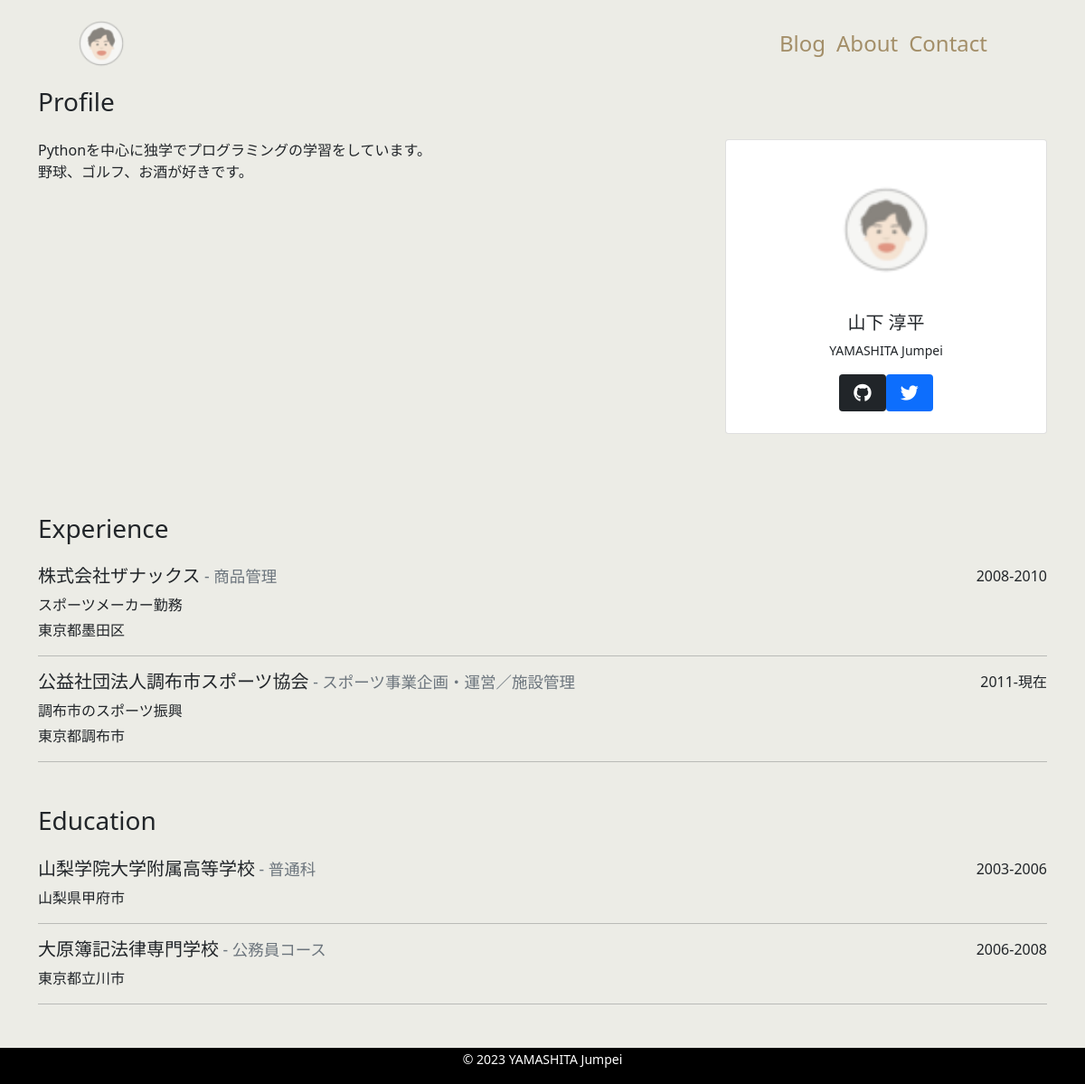
The page /about/ on the database its author committed.
### mysite/models.py (models this page shows, shortened)
class Profile(models.Model):
    title = models.CharField('タイトル', max_length=100, null=True, blank=True)
    subtitle = models.CharField('サブタイトル', max_length=100, null=True, blank=True)
    name = models.CharField('名前', max_length=100)
    introduction = models.TextField('自己紹介')
    github = models.CharField('github', max_length=100, null=True, blank=True)
    twitter = models.CharField('twitter', max_length=100, null=True, blank=True)
    topimage = models.ImageField(upload_to='images', verbose_name='トップ画像')
    subimage = models.ImageField(upload_to='images', verbose_name='サブ画像')

class Experience(models.Model):
    occupation = models.CharField('職種', max_length=100)
    company = models.CharField('会社', max_length=100)
    description = models.TextField('説明')
    place = models.CharField('場所', max_length=100)
    period = models.CharField('期間', max_length=100)

class Education(models.Model):
    course = models.CharField('コース', max_length=100)
    school = models.CharField('学校', max_length=100)
    place = models.CharField('場所', max_length=100)
    period = models.CharField('期間', max_length=100)

### mysite/views.py (the view)
# urls.py: path('about/', views.AboutView.as_view(), name='about')
class AboutView(View):
    def get(self, request, *args, **kwargs):
        profile_data = Profile.objects.all()
        if profile_data.exists():
            profile_data = profile_data.order_by('-id')[0]
        experience_data = Experience.objects.order_by('id')
        education_data = Education.objects.order_by('id')
        return render(request, 'mysite/about.html', {
                      'profile_data': profile_data,
                      'experience_data': experience_data,
                      'education_data': education_data,
                      })

### mysite/templates/mysite/about.html
{% extends 'mysite/base.html' %}
{% block content %}
<div class="container">
    <h3 class="mb-4">Profile</h3>
    <div class="mb-5">
        <div class="row">
            <div class="col-md-8">
                <p>{{ profile_data.introduction|linebreaksbr }}</p>
            </div>
            <div class="col-md-4">
                <div class="card text-center px-5 py-4">
                    <div class="avatar mb-3">
                        <img src="{{ profile_data.subimage.url }}" alt="" class="card-img-top rounded-circle">
                    </div>
                    <h5 class="font-weight-bolder">{{ profile_data.name }}</h5>
                    <p class="mb-3 small text-center">{{ profile_data.title}}</p>
                    <div class="d-flex justify-content-center">
                        {% if profile_data.github %}
                        <a href="{{profile_data.github}}" target="_blank">
                            <i class="fa-brands fa-github fa-lg rounded btn-dark icon"></i></a>
                        {% endif %}
                        {% if profile_data.twitter %}
                        <a href="{{profile_data.twitter}}" target="_blank">
                            <i class="fa-brands fa-twitter fa-lg rounded btn-primary icon"></i></a>
                        {% endif %}
                    </div>
                </div>
            </div>
        </div>
    </div>
</div>
<div class="container">
    <div class="h3 mb-4">Experience</div>
    <div class="mb-5">
        {% for experience in experience_data %}
        <div class="d-flex justify-content-between">
            <h5>{{ experience.company }}<span class="small text-secondary"> - {{ experience.occupation }}</span></h5>
            <p class="mb-1">{{ experience.period }}</p>
        </div>
        <p class="mb-1">{{ experience.description|linebreaksbr }}</p>
        <p>{{ experience.place }}</p>
        <hr>
        {% endfor %}
    </div>
    <div class="h3 mb-4">Education</div>
    <div class="mb-5">
        {% for education in education_data %}
        <div class="d-flex justify-content-between">
            <h5>{{ education.school }}<span class="small text-secondary"> - {{ education.course }}</span></h5>
            <p class="mb-1">{{ education.period }}</p>
        </div>
        <p>{{ education.place }}</p>
        <hr>
        {% endfor %}
    </div>
</div>
{% endblock content %}

### mysite/static/css/style.css (style rules this page uses)
* { padding: 0; margin: 0; box-sizing: border-box; }
body { background-color: #ECECE6; display: flex; flex-flow: column; min-height: 100vh; }
.card { background-color: white; margin-bottom: 5vh; }
.avatar img { max-width: 150px; max-height: 150px; }
.icon { padding: 20px 16px; }

### rows shown on the page
Profile: introduction "Pythonを中心に独学でプログラミングの学習をしています。 野球、ゴルフ、お酒が好きです。", subimage (picture), name "山下 淳平", title "YAMASHITA Jumpei"
Experience: company "株式会社ザナックス", occupation "商品管理", period "2008-2010", description "スポーツメーカー勤務", place "東京都墨田区"
Experience: company "公益社団法人調布市スポーツ協会", occupation "スポーツ事業企画・運営／施設管理", period "2011-現在", description "調布市のスポーツ振興", place "東京都調布市"
Education: school "山梨学院大学附属高等学校", course "普通科", period "2003-2006", place "山梨県甲府市"
Education: school "大原簿記法律専門学校", course "公務員コース", period "2006-2008", place "東京都立川市"
